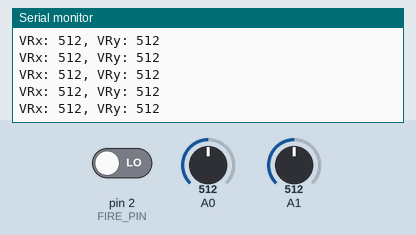
Bench run of a sketch on a simulated Arduino Uno, built with avr-gcc and run on an emulated ATmega328P. Shown: the last lines printed to the serial monitor. Inputs (shaded band) come from the test bench; at power-on: A0 = 512, pin 2 (FIRE_PIN) LOW, A1 = 512.

Above: at 8.8 s.
8.9 s: A0 set to 991
At 8.96 s:
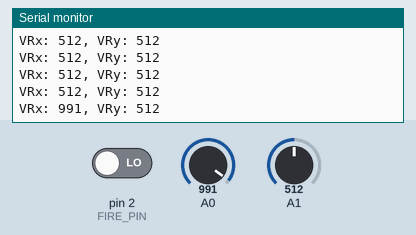
11.9 s: A0 set to 1009
At 11.98 s:
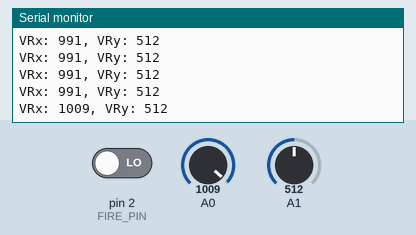
Timing chart, 0 to 14.4 s (numbered marks = the images above; inputs shaded):
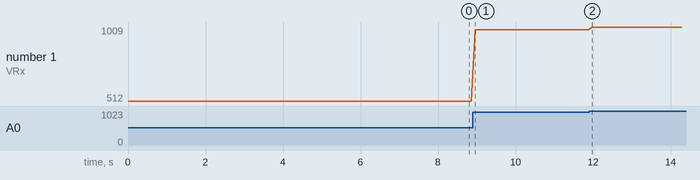

Measured:
- after the input at 8.9 s, the serial monitor: prints a new line after 0.06 s (image 1)
- after the input at 11.9 s, the serial monitor: prints a new line after 0.08 s (image 2)
- plotted number 1: 512 → 991 after the input at 8.9 s, 991 → 1009 after the input at 11.9 s

The sketch:

joyStick_tests.ino
```cpp
int FIRE_PIN = 2;
int VRx= 0;
int VRy = 1;


void setup() {
  // put your setup code here, to run once:
  pinMode(FIRE_PIN, INPUT);

  Serial.begin(9600);
}

void loop() {
  // put your main code here, to run repeatedly:
  if (digitalRead(FIRE_PIN)==HIGH) {
    Serial.println("Fire");
  }

  VRx = analogRead(A0);  // liest 0–1023
  VRy = analogRead(A1);  // liest 0–1023
  Serial.print("VRx: ");
  Serial.print(VRx);
  Serial.print(", VRy: ");
  Serial.println(VRy);
  delay(100);
}
```
